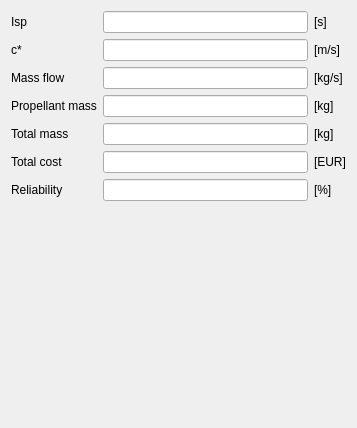
            <widget class="QWidget" name="scrollAreaWidgetContents_9">
             <property name="geometry">
              <rect>
               <x>0</x>
               <y>0</y>
               <width>357</width>
               <height>428</height>
              </rect>
             </property>
             <layout class="QGridLayout" name="gridLayout">
              <item row="0" column="1">
               <widget class="QLineEdit" name="line_Isp">
                <property name="readOnly">
                 <bool>true</bool>
                </property>
               </widget>
              </item>
              <item row="1" column="2">
               <widget class="QLabel" name="label_ms">
                <property name="text">
                 <string>[m/s]</string>
                </property>
               </widget>
              </item>
              <item row="7" column="0">
               <spacer name="spacer_right_global">
                <property name="orientation">
                 <enum>Qt::Vertical</enum>
                </property>
                <property name="sizeHint" stdset="0">
                 <size>
                  <width>20</width>
                  <height>40</height>
                 </size>
                </property>
               </spacer>
              </item>
              <item row="5" column="1">
               <widget class="QLineEdit" name="line_cost">
                <property name="readOnly">
                 <bool>true</bool>
                </property>
               </widget>
              </item>
              <item row="1" column="0">
               <widget class="QLabel" name="label_cstar">
                <property name="text">
                 <string>c*</string>
                </property>
               </widget>
              </item>
              <item row="0" column="2">
               <widget class="QLabel" name="label_s_2">
                <property name="text">
                 <string>[s]</string>
                </property>
               </widget>
              </item>
              <item row="5" column="2">
               <widget class="QLabel" name="label_EUR">
                <property name="text">
                 <string>[EUR]</string>
                </property>
               </widget>
              </item>
              <item row="4" column="2">
               <widget class="QLabel" name="label_kg_2">
                <property name="text">
                 <string>[kg]</string>
                </property>
               </widget>
              </item>
              <item row="1" column="1">
               <widget class="QLineEdit" name="line_cstar">
                <property name="readOnly">
                 <bool>true</bool>
                </property>
               </widget>
              </item>
              <item row="3" column="2">
               <widget class="QLabel" name="label_kg">
                <property name="text">
                 <string>[kg]</string>
                </property>
               </widget>
              </item>
              <item row="5" column="0">
               <widget class="QLabel" name="label_cost">
                <property name="text">
                 <string>Total cost</string>
                </property>
               </widget>
              </item>
              <item row="0" column="0">
               <widget class="QLabel" name="label_Isp">
                <property name="text">
                 <string>Isp</string>
                </property>
               </widget>
              </item>
              <item row="2" column="2">
               <widget class="QLabel" name="label_kgs">
                <property name="text">
                 <string>[kg/s]</string>
                </property>
               </widget>
              </item>
              <item row="3" column="1">
               <widget class="QLineEdit" name="line_prop_mass">
                <property name="readOnly">
                 <bool>true</bool>
                </property>
               </widget>
              </item>
              <item row="2" column="0">
               <widget class="QLabel" name="label_m">
                <property name="text">
                 <string>Mass flow</string>
                </property>
               </widget>
              </item>
              <item row="2" column="1">
               <widget class="QLineEdit" name="line_m">
                <property name="readOnly">
                 <bool>true</bool>
                </property>
               </widget>
              </item>
              <item row="4" column="1">
               <widget class="QLineEdit" name="line_mass">
                <property name="readOnly">
                 <bool>true</bool>
                </property>
               </widget>
              </item>
              <item row="3" column="0">
               <widget class="QLabel" name="label_prop_mass">
                <property name="text">
                 <string>Propellant mass</string>
                </property>
               </widget>
              </item>
              <item row="4" column="0">
               <widget class="QLabel" name="label_mass">
                <property name="text">
                 <string>Total mass</string>
                </property>
               </widget>
              </item>
              <item row="6" column="0">
               <widget class="QLabel" name="label_reliability">
                <property name="text">
                 <string>Reliability</string>
                </property>
               </widget>
              </item>
              <item row="6" column="1">
               <widget class="QLineEdit" name="line_reliability">
                <property name="readOnly">
                 <bool>true</bool>
                </property>
               </widget>
              </item>
              <item row="6" column="2">
               <widget class="QLabel" name="label_perc">
                <property name="text">
                 <string>[%]</string>
                </property>
               </widget>
              </item>
             </layout>
            </widget>
